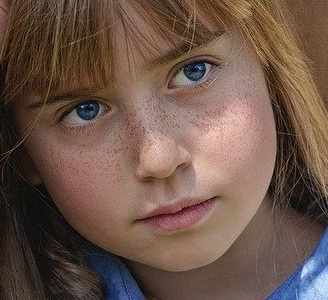
#> input picture opencv experiments/python/cv_course_materials/girl_face.png, 328 x 300 px
$ jupyter execute thresholding.ipynb
#> lines starting #> are read from the running program, lines starting #| are printed output that depends on the picture; after the words box and inside, x2 and y2 are one past the last pixel; in counts of white or black regions, pixels touching at a corner belong together
[cell 1]
import cv2
import numpy as np
from matplotlib import pyplot as plt

[cell 2]
img = cv2.imread("./cv_course_materials/girl_face.png", 0)
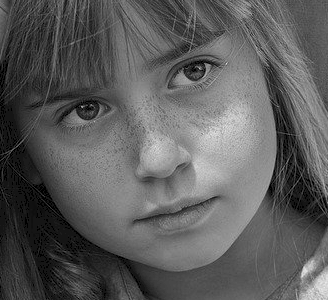
#> img: shape (300, 328); min 0, max 234, mean 92.2

ret,th1 = cv2.threshold(img, 180, 255, cv2.THRESH_BINARY)
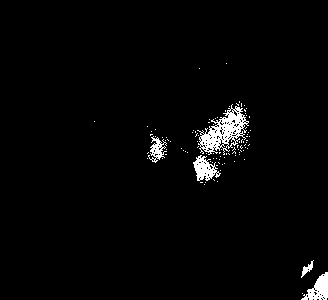
#> th1: shape (300, 328); 2.3% white; 101 white regions (96 under 20 px), largest, box (x1, y1, x2, y2) and area: (197, 104, 249, 155) 1080, (301, 272, 328, 300) 397, (193, 155, 221, 181) 379, (148, 136, 167, 163) 218, (301, 260, 314, 278) 80

th2 = cv2.adaptiveThreshold(img, 255,cv2.ADAPTIVE_THRESH_MEAN_C,
    cv2.THRESH_BINARY,11,2)
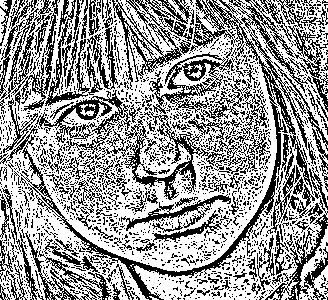
#> th2: shape (300, 328); 60.1% white; black in thin lines or dots

th3 = cv2.adaptiveThreshold(img, 255,cv2.ADAPTIVE_THRESH_GAUSSIAN_C,
    cv2.THRESH_BINARY,11,2)
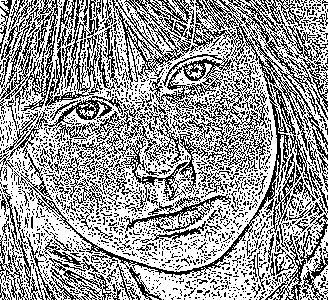
#> th3: shape (300, 328); 60.8% white; black in thin lines or dots

ret4, th4 = cv2.threshold(img, 0,255,cv2.THRESH_BINARY+cv2.THRESH_OTSU)
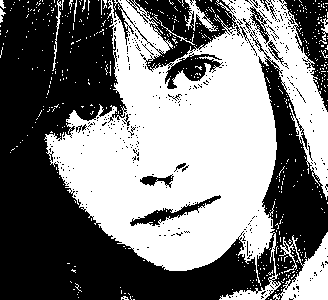
#> th4: shape (300, 328); 48.2% white; 558 white regions (546 under 20 px), largest, box (x1, y1, x2, y2) and area: (44, 0, 328, 300) 43590, (273, 232, 328, 300) 1818, (184, 0, 218, 32) 329
#> ret4 = 93

titles = ["Global (Threshold = 180)", "Adaptive Mean", "Adaptive Gaussian","OTSU"]

images = [th1,th2,th3,th4]

for i in range(4):
    plt.subplot(2,2,i+1),plt.imshow(images[i],"gray")
    plt.title(titles[i])
    plt.xticks([]),plt.yticks([])
plt.show()

$ run again, with opencv experiments/python/cv_course_materials/male_face.png copied over opencv experiments/python/cv_course_materials/girl_face.png
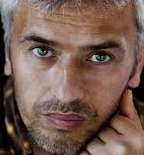
#> input picture opencv experiments/python/cv_course_materials/male_face.png, 144 x 155 px
#> `ret,th1 = cv2.threshold(img, 180, 255, cv2.THRESH_BINARY)`:
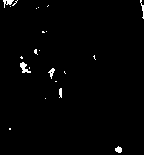
#> th1: shape (155, 144); 1.3% white; 22 white regions (16 under 20 px), largest, box (x1, y1, x2, y2) and area: (20, 62, 31, 73) 61, (3, 0, 14, 8) 42, (115, 146, 122, 153) 35, (48, 68, 55, 79) 34, (140, 0, 144, 19) 29, (59, 88, 62, 98) 26
#> th2: shape (155, 144); 56.9% white; 134 black regions (105 under 20 px), largest, box (x1, y1, x2, y2) and area: (0, 0, 74, 155) 2402, (68, 34, 144, 155) 1383, (62, 40, 126, 102) 1165
#> th3: shape (155, 144); 59.3% white; black in thin lines or dots
#> `ret4, th4 = cv2.threshold(img, 0,255,cv2.THRESH_BINARY+cv2.THRESH_OTSU)`:
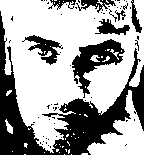
#> th4: shape (155, 144); 63.7% white; 65 black regions (57 under 20 px), largest, box (x1, y1, x2, y2) and area: (0, 11, 144, 155) 5509, (72, 39, 125, 98) 1180, (22, 35, 63, 65) 461
#> ret4 = 88

$ run again, with opencv experiments/python/cv_course_materials/bird.jpg saved as opencv experiments/python/cv_course_materials/girl_face.png
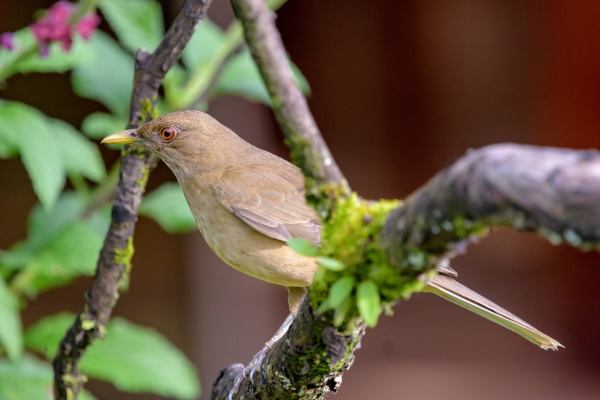
#> input picture opencv experiments/python/cv_course_materials/bird.jpg, 600 x 400 px
#> `ret,th1 = cv2.threshold(img, 180, 255, cv2.THRESH_BINARY)`:
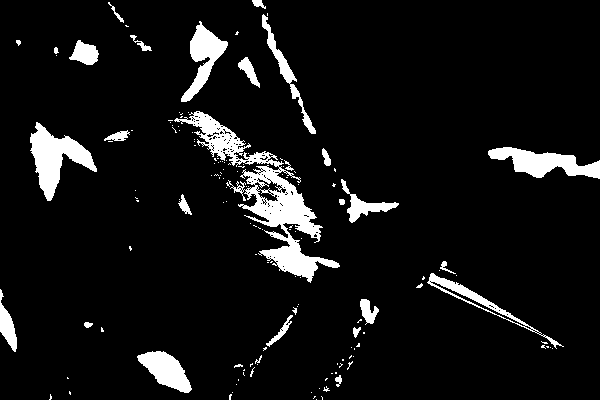
#> th1: shape (400, 600); 7.5% white; 146 white regions (116 under 20 px), largest, box (x1, y1, x2, y2) and area: (174, 111, 340, 283) 5862, (30, 122, 97, 201) 2208, (488, 147, 600, 179) 1825
#> th2: shape (400, 600); 73.9% white; 2097 black regions (1975 under 20 px), largest, box (x1, y1, x2, y2) and area: (0, 65, 572, 400) 17618, (3, 156, 291, 400) 9883, (84, 0, 353, 246) 7653
#> th3: shape (400, 600); 79% white; 2378 black regions (2234 under 20 px), largest, box (x1, y1, x2, y2) and area: (69, 144, 569, 400) 11903, (90, 0, 353, 246) 5646, (14, 283, 206, 400) 4018
#> `ret4, th4 = cv2.threshold(img, 0,255,cv2.THRESH_BINARY+cv2.THRESH_OTSU)`:
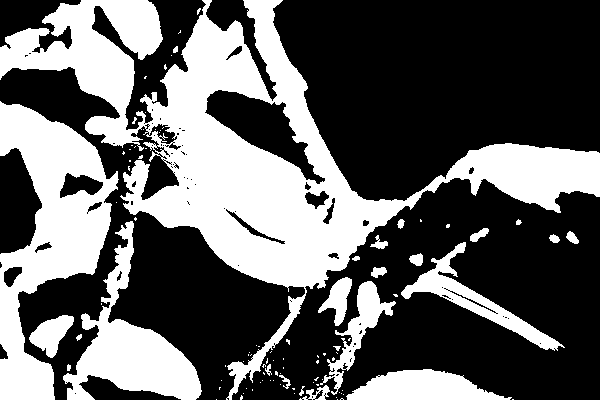
#> th4: shape (400, 600); 37.9% white; 100 white regions (75 under 20 px), largest, box (x1, y1, x2, y2) and area: (0, 0, 600, 400) 54704, (0, 101, 119, 400) 16238, (63, 221, 202, 400) 8254
#> ret4 = 103

$ run again, with opencv experiments/python/cv_course_materials/face_asian.jpg saved as opencv experiments/python/cv_course_materials/girl_face.png
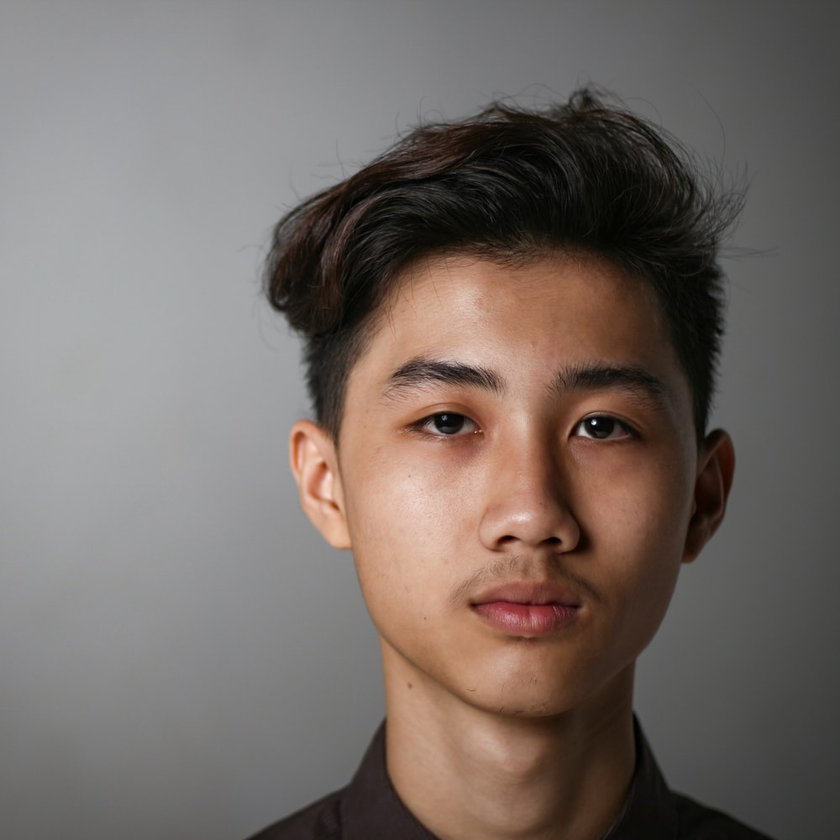
#> input picture opencv experiments/python/cv_course_materials/face_asian.jpg, 840 x 840 px, shrunk from 1000 x 1000 before the run
#> `ret,th1 = cv2.threshold(img, 180, 255, cv2.THRESH_BINARY)`:
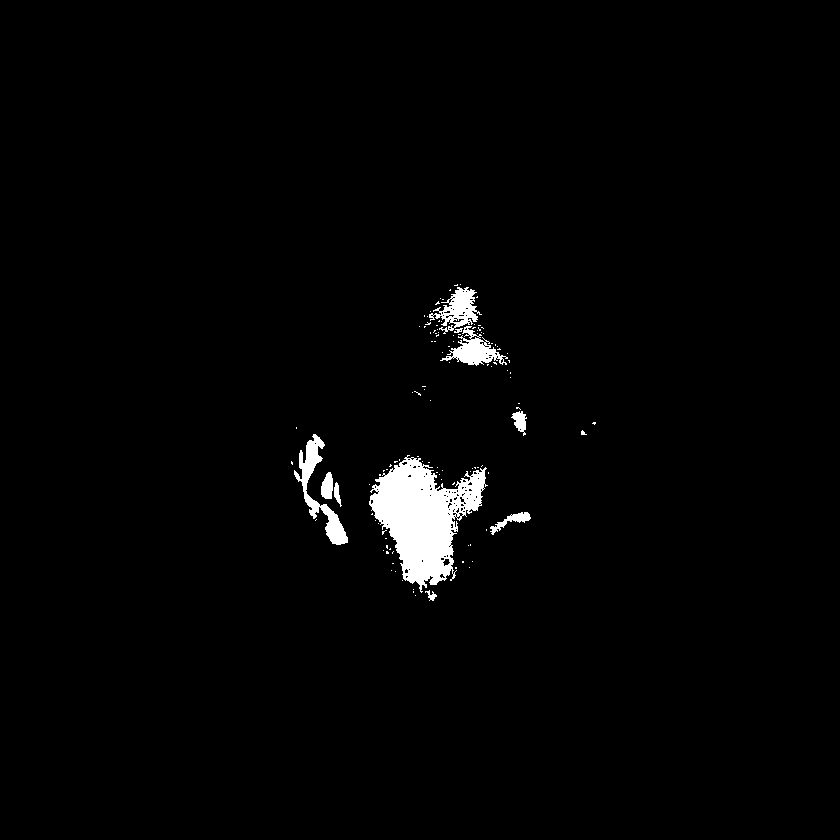
#> th1: shape (840, 840); 1.9% white; 119 white regions (109 under 20 px), largest, box (x1, y1, x2, y2) and area: (369, 455, 488, 593) 8249, (294, 434, 348, 545) 1487, (429, 287, 482, 334) 1050
#> th2: shape (840, 840); 86.5% white; 3740 black regions (3229 under 20 px), largest, box (x1, y1, x2, y2) and area: (264, 108, 577, 298) 7441, (612, 319, 779, 840) 6923, (462, 87, 751, 290) 6403
#> th3: shape (840, 840); 88.9% white; black in thin lines or dots
#> `ret4, th4 = cv2.threshold(img, 0,255,cv2.THRESH_BINARY+cv2.THRESH_OTSU)`:
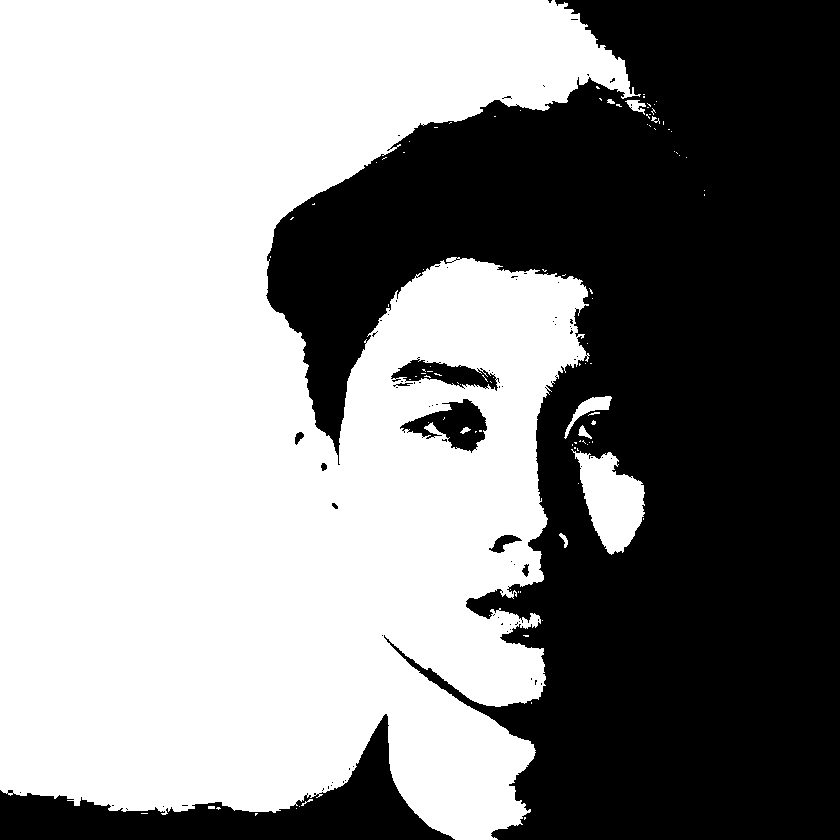
#> th4: shape (840, 840); 56.1% white; 82 black regions (72 under 20 px), largest, box (x1, y1, x2, y2) and area: (266, 0, 840, 840) 286812, (0, 714, 455, 840) 18283, (400, 399, 487, 453) 2236
#> ret4 = 104
